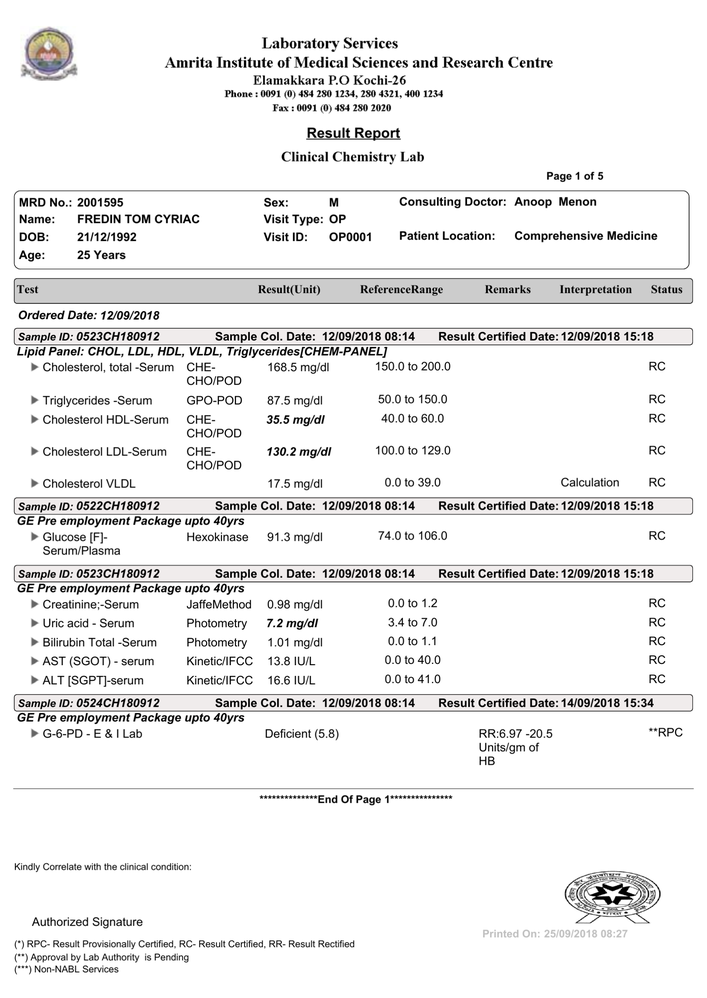
#> input picture data/samples/sample1.png, 707 x 998 px, shrunk from 1656 x 2336 before the run
$ python -i preprocessing.py   (imports and definitions only)
#> lines starting #> are read from the running program, lines starting #| are printed output that depends on the picture; after the words box and inside, x2 and y2 are one past the last pixel; in counts of white or black regions, pixels touching at a corner belong together
#> in preprocess_image, img is the input picture: shape (998, 707, 3); mean B, G, R 237.8, 237.8, 238.1
import cv2, os, numpy as np
from pdf2image import convert_from_path

def deskew(image):
    gray = image if len(image.shape)==2 else cv2.cvtColor(image, cv2.COLOR_BGR2GRAY)
    gray = cv2.bitwise_not(gray)
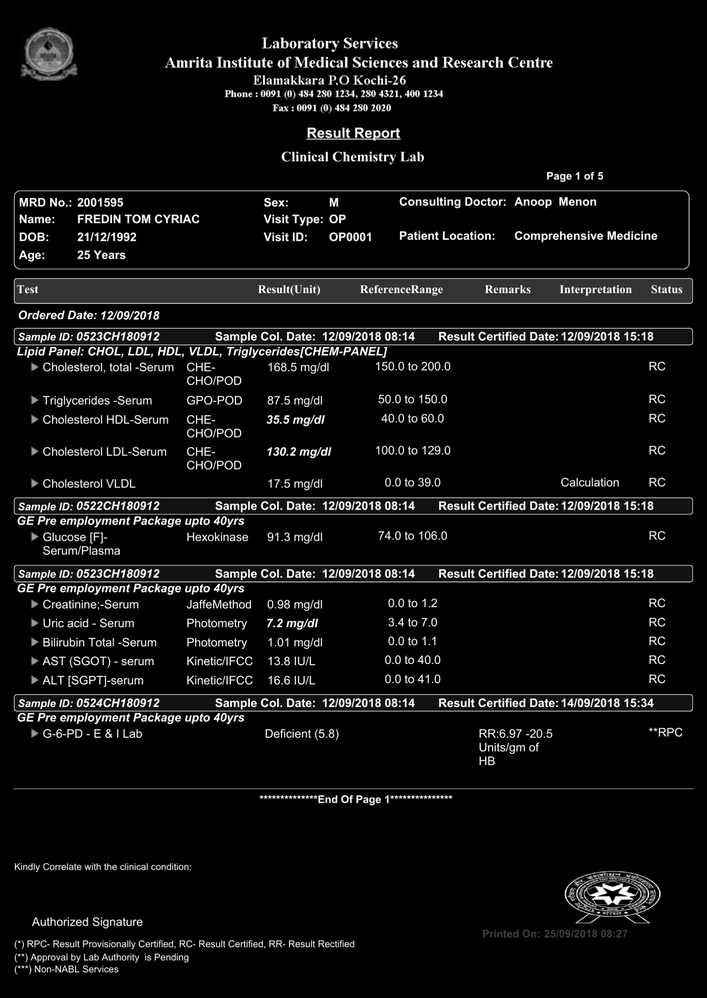
#> gray: shape (998, 707); min 0, max 255, mean 17.1
    coords = np.column_stack(np.where(gray > 0))
#> coords = 161111 pairs, first value 26 to 976, second value 11 to 695
    angle = 0.0
    if coords.size > 0:
        rect = cv2.minAreaRect(coords)
#> rect = ((501, 353), (684, 950), -90)
        angle = rect[-1]
#> angle = -90
        if angle < -45: angle = -(90 + angle)
#> angle = 0
        else: angle = -angle
    (h, w) = image.shape[:2]
#> h = 998; w = 707
    M = cv2.getRotationMatrix2D((w//2, h//2), angle, 1.0)
#> M = [[1, 0, 0], [0, 1, 0]]
    return cv2.warpAffine(image, M, (w, h), flags=cv2.INTER_CUBIC, borderMode=cv2.BORDER_REPLICATE)

def preprocess_image(path):
    img = cv2.imread(path)
    gray = cv2.cvtColor(img, cv2.COLOR_BGR2GRAY)
    desk = deskew(gray)
    thr = cv2.threshold(desk, 0, 255, cv2.THRESH_BINARY + cv2.THRESH_OTSU)[1]
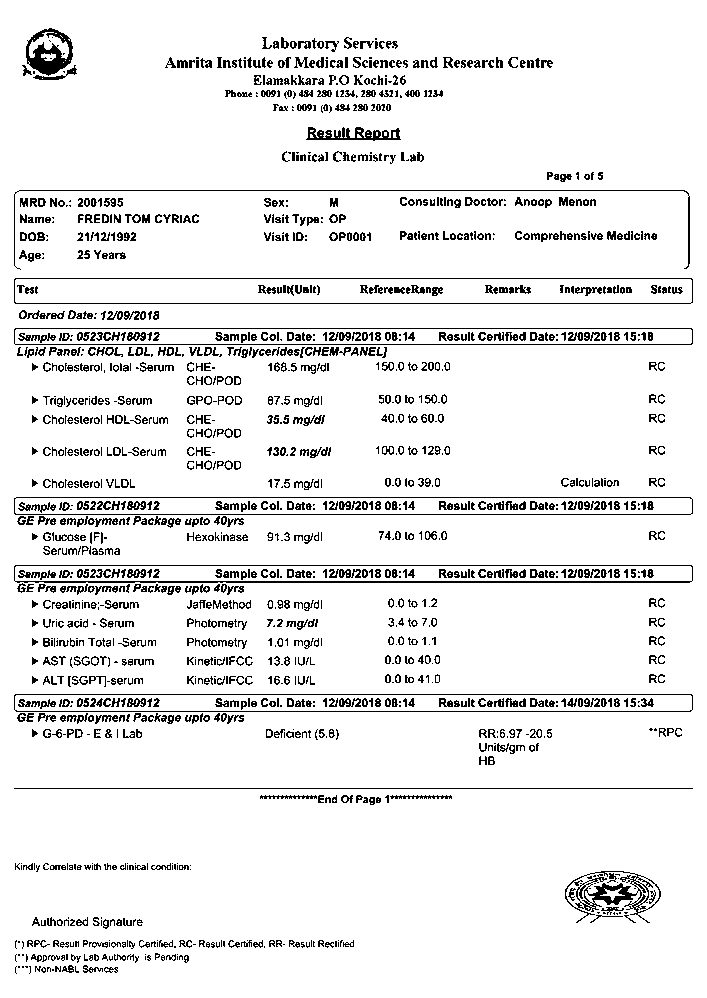
#> thr: shape (998, 707); 92.2% white; black in thin lines or dots
    den = cv2.medianBlur(thr, 3)
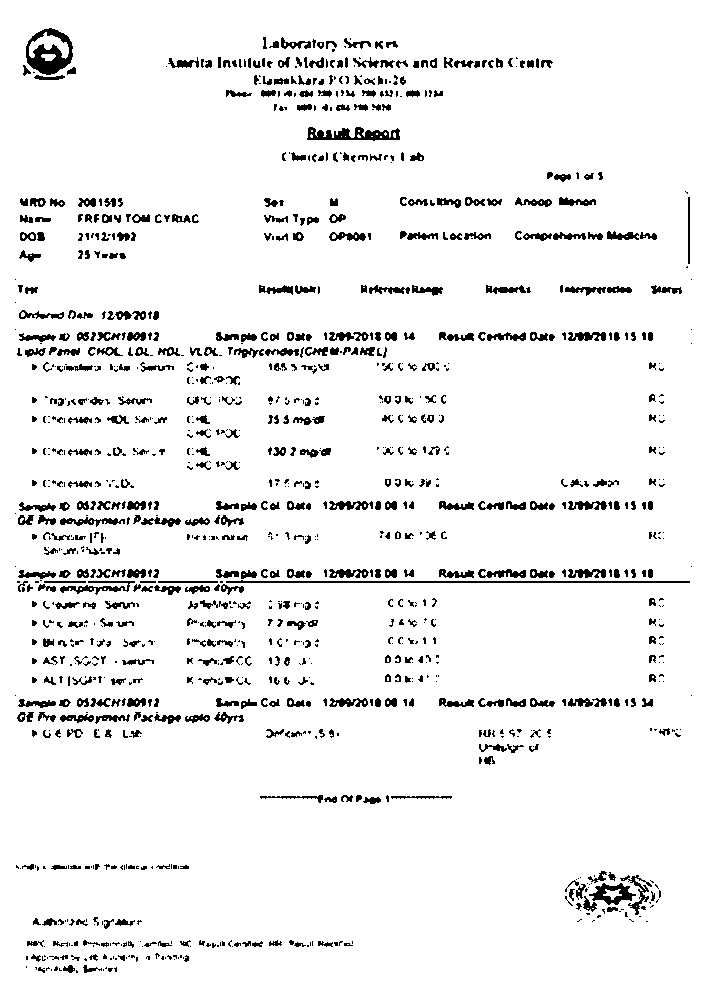
#> den: shape (998, 707); 93.8% white; 1203 black regions (590 under 20 px), largest, box (x1, y1, x2, y2) and area: (26, 28, 73, 75) 1114, (226, 580, 690, 583) 930, (307, 127, 400, 141) 752
    out_path = f"cleaned_{os.path.basename(path)}"
    cv2.imwrite(out_path, den)
    return out_path

def preprocess_input(file_path):
    ext = os.path.splitext(file_path)[1].lower()
    out_paths = []
    if ext == ".pdf":
        pages = convert_from_path(file_path, dpi=300)
        for i, page in enumerate(pages):
            ip = f"page_{i+1}.png"
            page.save(ip, "PNG")
            out_paths.append(preprocess_image(ip))
    else:
        out_paths.append(preprocess_image(file_path))
    return out_paths

>>> result = preprocess_image('../data/samples/sample1.png')

$ run again, on data/samples/sample2.png
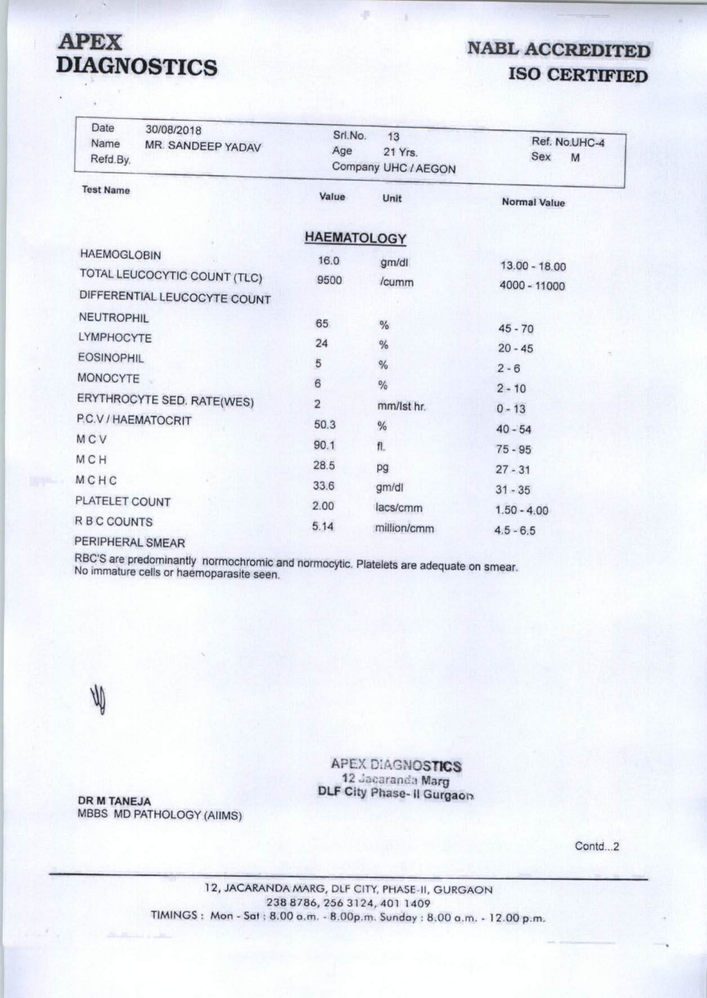
#> input picture data/samples/sample2.png, 707 x 998 px, shrunk from 1656 x 2336 before the run
#> in preprocess_image, img is the input picture: shape (998, 707, 3); mean B, G, R 245.6, 239.4, 236.7
#> in deskew, `gray = cv2.bitwise_not(gray)`:
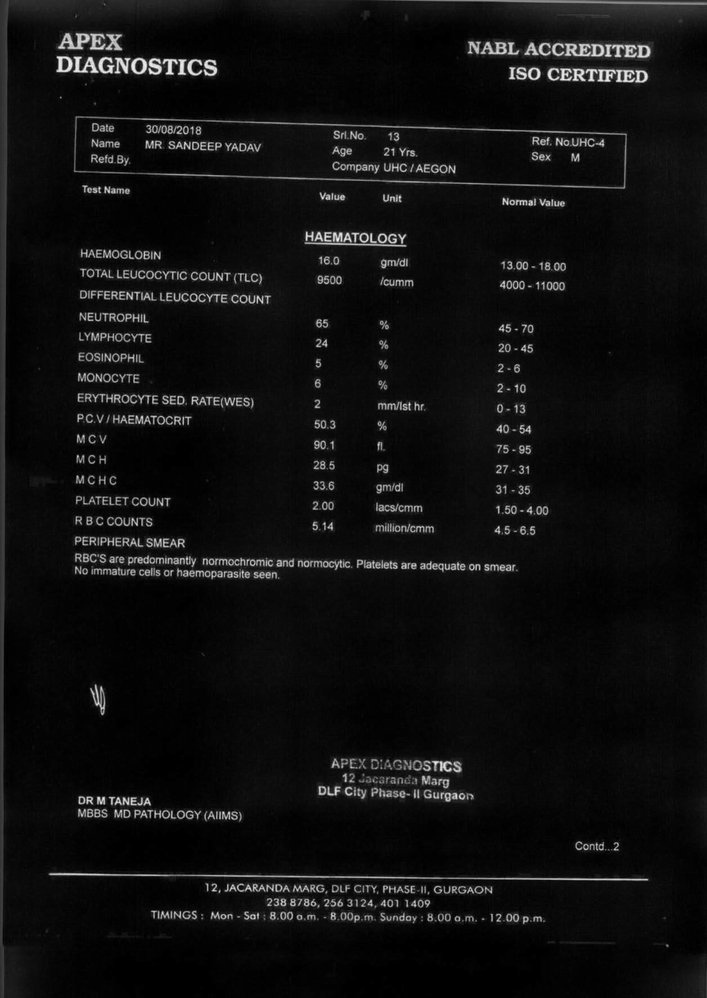
#> gray: shape (998, 707); min 0, max 247, mean 15.8
#> coords = 688975 pairs, first value 0 to 997, second value 0 to 706
#> rect = ((498.5, 353), (706, 997), -90)
#> in deskew, `angle = rect[-1]`: angle = -90
#> in deskew, `if angle < -45: angle = -(90 + angle)`: angle = 0
#> M = [[1, 0, 0], [0, 1, 0]]
#> thr: shape (998, 707); 95.4% white; black in thin lines or dots, all inside (x1, y1, x2, y2) = (49, 0, 707, 947)
#> in preprocess_image, `den = cv2.medianBlur(thr, 3)`:
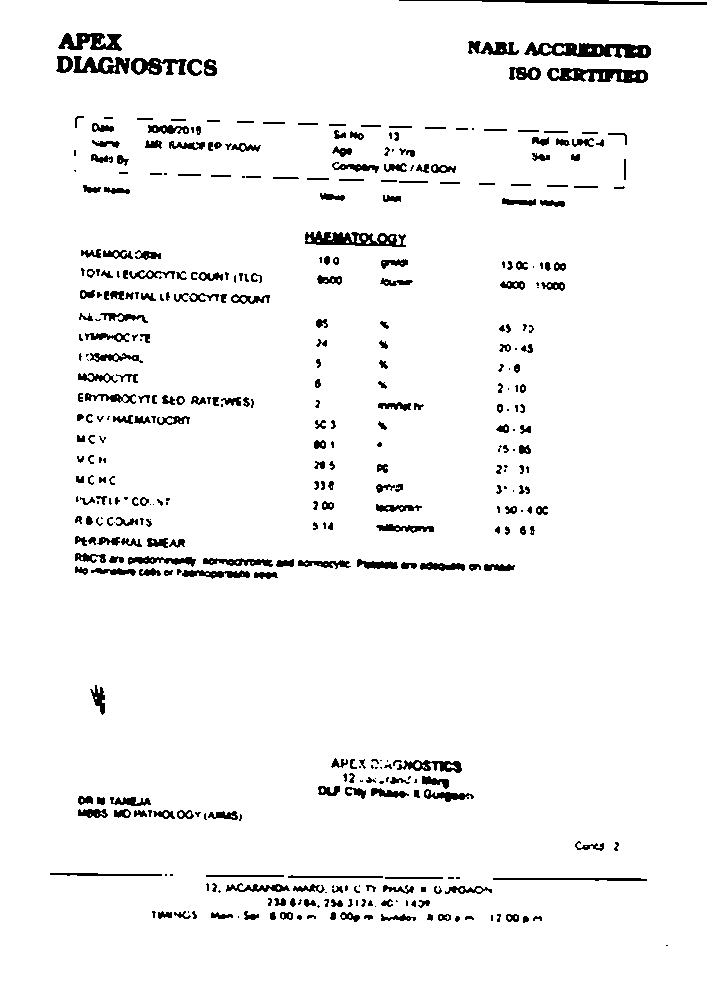
#> den: shape (998, 707); 95.5% white; 424 black regions (108 under 20 px), largest, box (x1, y1, x2, y2) and area: (524, 42, 651, 58) 1246, (547, 68, 648, 83) 972, (305, 231, 406, 247) 936

$ run again, on data/samples/sample4.png
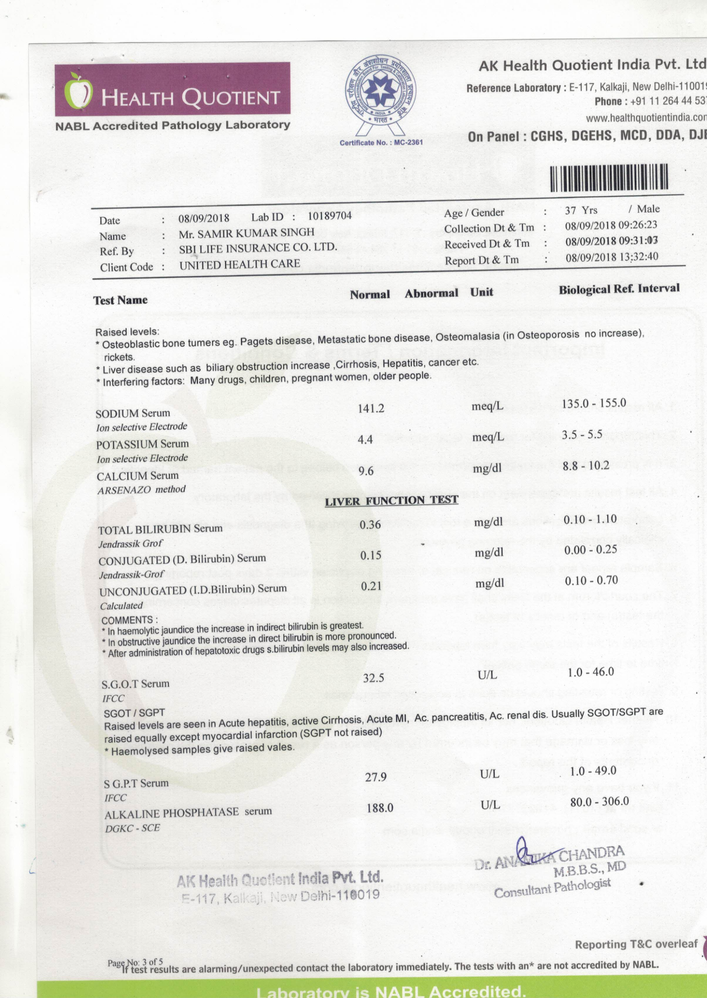
#> input picture data/samples/sample4.png, 707 x 998 px, shrunk from 1656 x 2336 before the run
#> in preprocess_image, img is the input picture: shape (998, 707, 3); mean B, G, R 229.5, 232.9, 233.4
#> in deskew, `gray = cv2.bitwise_not(gray)`:
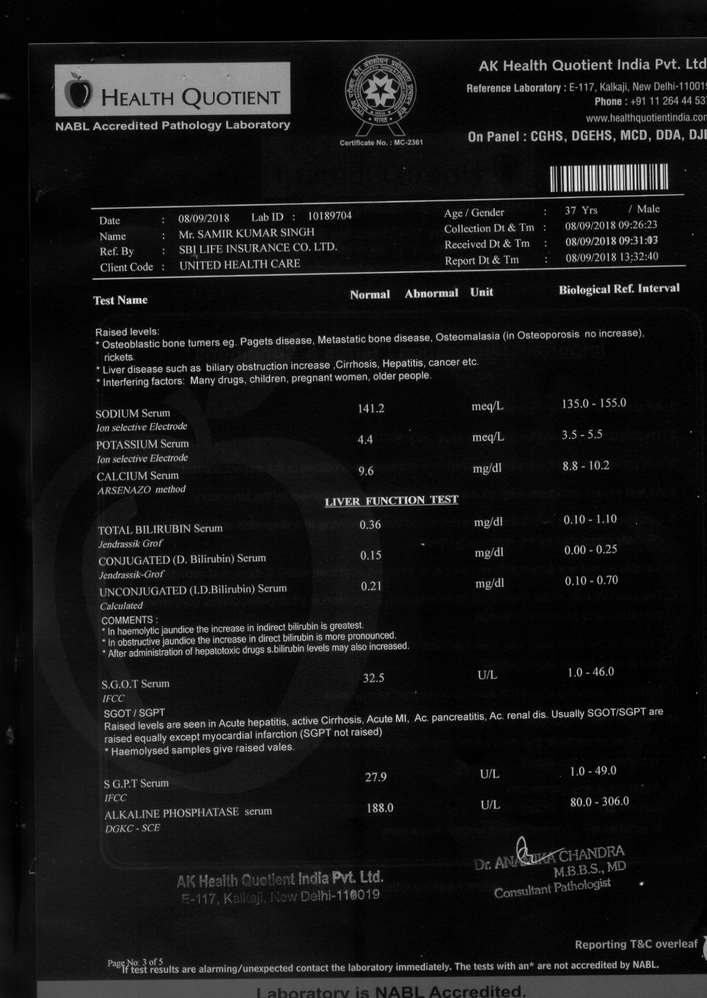
#> gray: shape (998, 707); min 0, max 244, mean 22.2
#> coords = 704028 pairs, first value 0 to 997, second value 0 to 706
#> rect = ((498.5, 353), (706, 997), -90)
#> in deskew, `angle = rect[-1]`: angle = -90
#> in deskew, `if angle < -45: angle = -(90 + angle)`: angle = 0
#> M = [[1, 0, 0], [0, 1, 0]]
#> thr: shape (998, 707); 90% white; 1317 black regions (541 under 20 px), largest, box (x1, y1, x2, y2) and area: (37, 974, 707, 998) 11834, (55, 62, 291, 117) 11102, (345, 54, 415, 136) 2155
#> in preprocess_image, `den = cv2.medianBlur(thr, 3)`:
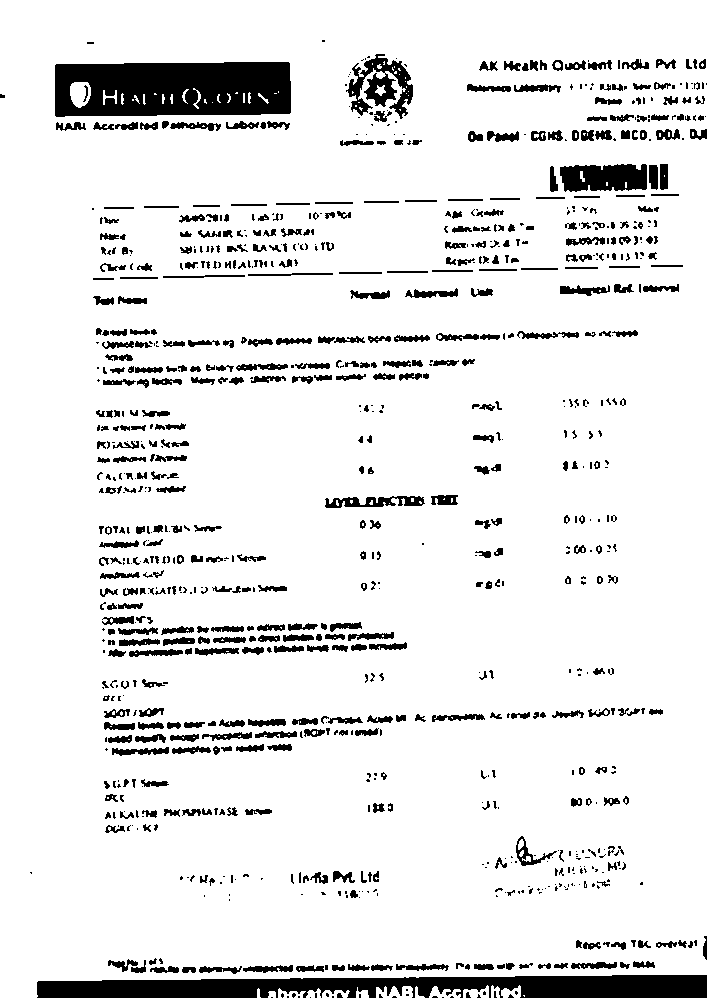
#> den: shape (998, 707); 90.4% white; 919 black regions (421 under 20 px), largest, box (x1, y1, x2, y2) and area: (37, 975, 707, 998) 11734, (55, 62, 291, 117) 11444, (560, 164, 647, 192) 2024
